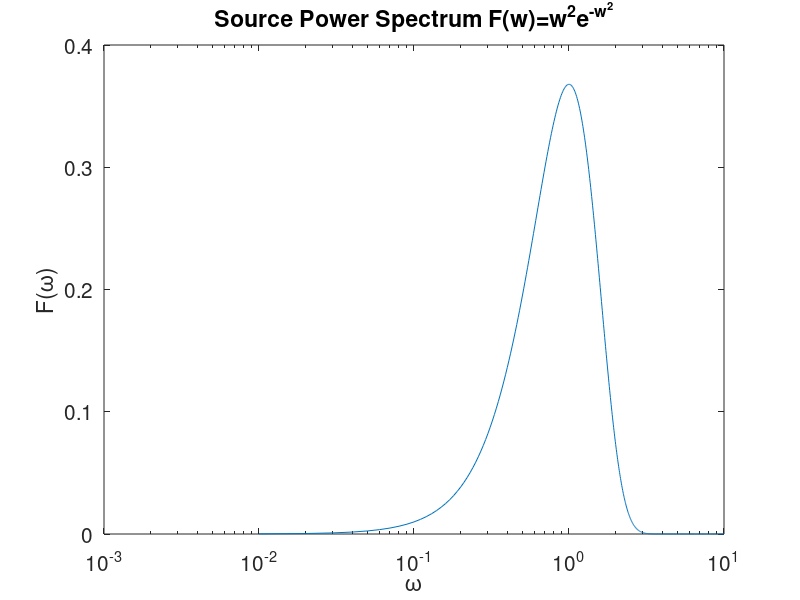
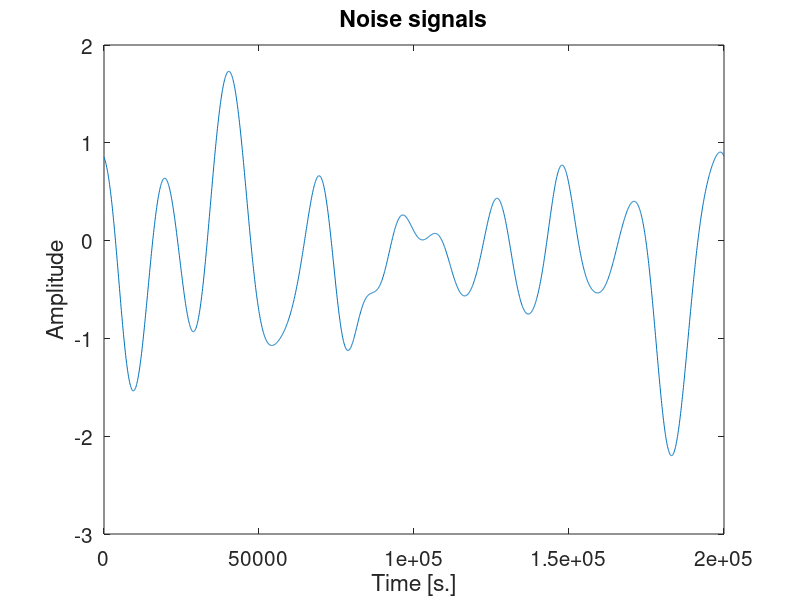

The MATLAB script that drew these images, in order:
% Clear Matlab
clear
close all

% Parameters
N=1;        % Number of simulated random process
df=0.01;     % Frequency step [Hz.]
fmax=10;    % Maximum frequency [Hz.]

w=(-fmax:df:fmax);
n=length(w);
t=0:1/df:(length(w)-1)/df;
R=w.^2.*exp(-w.^2);

% Plot F
figure(1)
semilogx(w(round((length(w))/2+1):end),R(round((length(w))/2+1):end))
xlabel '\omega'
ylabel 'F(\omega)'
title 'Source Power Spectrum F(w)=w^2e^{-w^2}'
set(gca,'FontSize',15)

W=randn(n,1);
filter=fft(fftshift(R))';
F=sqrt(filter).*fft(W);

% Plot random process
figure(2)
plot(t,real(ifft(F)))
xlabel 'Time [s.]'
ylabel 'Amplitude'
title 'Noise signals'
set(gca,'fontsize',15)